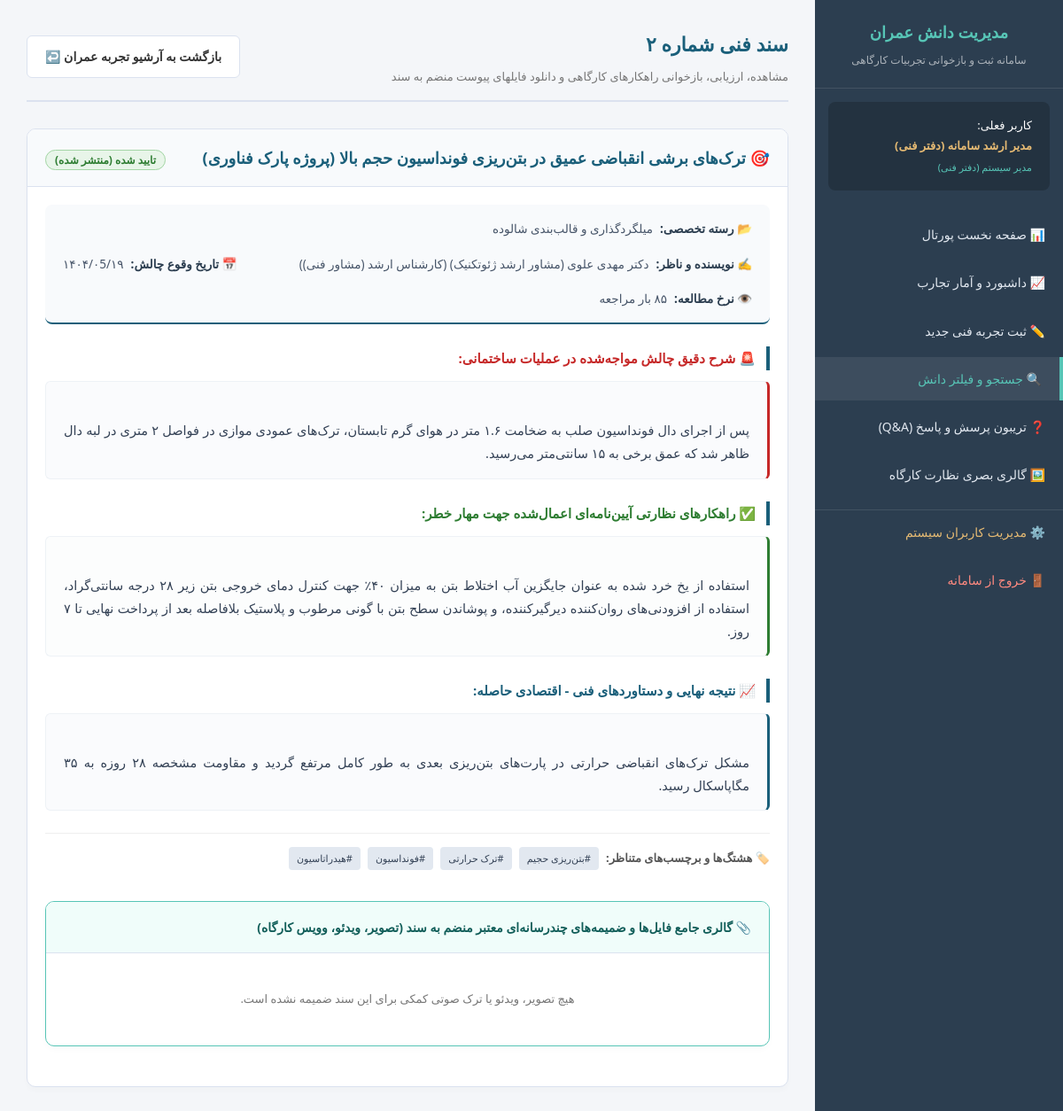
Screenshot of /view_knowledge.php?id=2 (signed in) with the database file from the repository.
### tables this page shows
CREATE TABLE IF NOT EXISTS `knowledge_entries` (
  `id` INT AUTO_INCREMENT PRIMARY KEY,
  `user_id` INT NOT NULL,
  `title` VARCHAR(255) NOT NULL,
  `problem` TEXT NOT NULL,
  `solution` TEXT NOT NULL,
  `result` TEXT DEFAULT NULL,
  `category_id` INT DEFAULT NULL,
  `keywords` VARCHAR(255) DEFAULT NULL,
  `date_occurred` DATE DEFAULT NULL,
  `status` ENUM('draft', 'approved', 'rejected') NOT NULL DEFAULT 'draft',
  `views` INT NOT NULL DEFAULT 0,
  `created_at` TIMESTAMP DEFAULT CURRENT_TIMESTAMP,
  `updated_at` TIMESTAMP DEFAULT CURRENT_TIMESTAMP ON UPDATE CURRENT_TIMESTAMP,
  FOREIGN KEY (`user_id`) REFERENCES `users` (`id`) ON DELETE CASCADE,
  FOREIGN KEY (`category_id`) REFERENCES `categories` (`id`) ON DELETE SET NULL
);

CREATE TABLE IF NOT EXISTS `categories` (
  `id` INT AUTO_INCREMENT PRIMARY KEY,
  `name` VARCHAR(100) NOT NULL,
  `parent_id` INT DEFAULT NULL,
  FOREIGN KEY (`parent_id`) REFERENCES `categories` (`id`) ON DELETE SET NULL
);

CREATE TABLE IF NOT EXISTS `users` (
  `id` INT AUTO_INCREMENT PRIMARY KEY,
  `username` VARCHAR(50) NOT NULL UNIQUE,
  `password_hash` VARCHAR(255) NOT NULL,
  `full_name` VARCHAR(100) NOT NULL,
  `role` ENUM('admin', 'expert', 'contributor') NOT NULL DEFAULT 'contributor',
  `password_must_change` TINYINT(1) NOT NULL DEFAULT 1,
  `created_at` TIMESTAMP DEFAULT CURRENT_TIMESTAMP
);

### view_knowledge.php (the view, shortened to what this page needs)
<?php
require_once __DIR__ . '/functions.php';
$entry_id = isset($_GET['id']) ? (int)$_GET['id'] : 0;
try {
    $stmt = $pdo->prepare("
        SELECT k.*, u.full_name as author, c.name as category_name, u.role as author_role
        FROM knowledge_entries k
        JOIN users u ON k.user_id = u.id
        LEFT JOIN categories c ON k.category_id = c.id
        WHERE k.id = ?
    ");
    $stmt->execute([$entry_id]);
    $entry = $stmt->fetch();
    $media_stmt = $pdo->prepare("SELECT * FROM media WHERE entry_type = 'knowledge' AND entry_id = ? ORDER BY id ASC");
    $media_stmt->execute([$entry_id]);
    $attachments = $media_stmt->fetchAll();
} catch (PDOException $e) {
    die("خطا در استخراج اطلاعات سند دانش: " . h($e->getMessage()));
}
?>
<!DOCTYPE html>
<html lang="fa" dir="rtl">
<head>
    <link rel="stylesheet" href="style.css">
</head>
<body>
<div class="wrapper">
    <aside class="sidebar">
        <div class="sidebar-header">
            <h1>مدیریت دانش عمران</h1>
            <p>سامانه ثبت و بازخوانی تجربیات کارگاهی</p>
        </div>
        <div class="user-profile-widget">
            <span class="text-muted">کاربر فعلی:</span><br>
            <span class="user-name"><?= h($_SESSION['user_fullname']) ?></span><br>
            <span style="font-size: 11px; color:#57c5b6;"><?= get_role_name($_SESSION['user_role']) ?></span>
        </div>
        <ul class="sidebar-menu">
            <li><a href="index.php">📊 صفحه نخست پورتال</a></li>
            <li><a href="dashboard.php">📈 داشبورد و آمار تجارب</a></li>
            <li><a href="add_knowledge.php">✏️ ثبت تجربه فنی جدید</a></li>
            <li class="active"><a href="knowledge_list.php">🔍 جستجو و فیلتر دانش</a></li>
            <li><a href="qna.php">❓ تریبون پرسش و پاسخ (Q&A)</a></li>
            <li><a href="gallery.php">🖼️ گالری بصری نظارت کارگاه</a></li>
            <?php if ($_SESSION['user_role'] === 'admin'): ?>
                <li style="border-top: 1px solid rgba(255,255,255,0.1); margin-top:10px;"><a href="admin_users.php" style="color:#e5ba73;">⚙️ مدیریت کاربران سیستم</a></li>
            <?php endif; ?>
            <li style="margin-top: auto;"><a href="logout.php" style="color: #ff8a80;">🚪 خروج از سامانه</a></li>
        </ul>
    </aside>
    <main class="main-content">
        <header class="content-header">
            <div>
                <h2>سند فنی شماره <?= convert_en_to_fa_digits($entry['id']) ?></h2>
                <p style="color: var(--text-muted); font-size: 13px; margin-top:5px;">مشاهده، ارزیابی، بازخوانی راهکارهای کارگاهی و دانلود فایلهای پیوست منضم به سند</p>
            </div>
            <div style="display:flex; gap:8px;">
                <a href="knowledge_list.php" class="btn btn-secondary">بازگشت به آرشیو تجربه عمران ↩️</a>
            </div>
        </header>
        <div class="card">
            <div class="card-title" style="font-size:18px; color: var(--primary-color); display:flex; justify-content:space-between; align-items:center;">
                <span>🎯 <?= h($entry['title']) ?></span>
                <span><?= get_status_html($entry['status']) ?></span>
            </div>
            <div class="card-body">
                <div class="knowledge-meta-table">
                    <div class="meta-item">
                        <span class="meta-label">📂 رسته تخصصی:</span>
                        <span class="meta-value"><?= h($entry['category_name'] ?: 'سایر') ?></span>
                    </div>
                    <div class="meta-item">
                        <span class="meta-label">✍️ نویسنده و ناظر:</span>
                        <span class="meta-value"><?= h($entry['author']) ?> (<?= get_role_name($entry['author_role']) ?>)</span>
                    </div>
                    <div class="meta-item">
                        <span class="meta-label">📅 تاریخ وقوع چالش:</span>
                        <span class="meta-value"><?= to_jalali($entry['date_occurred']) ?></span>
                    </div>
                    <div class="meta-item">
                        <span class="meta-label">👁️ نرخ مطالعه:</span>
                        <span class="meta-value"><?= convert_en_to_fa_digits($entry['views']) ?> بار مراجعه</span>
                    </div>
                </div>
                <div class="section-header-custom" style="color: var(--danger-color);">🚨 شرح دقیق چالش مواجه‌شده در عملیات ساختمانی:</div>
                <div class="p-block" style="border-right: 3px solid var(--danger-color);">
                    <?= h($entry['problem']) ?>
                </div>
                <div class="section-header-custom" style="color: var(--success-color);">✅ راهکارهای نظارتی آیین‌نامه‌ای اعمال‌شده جهت مهار خطر:</div>
                <div class="p-block" style="border-right: 3px solid var(--success-color); background-color: #fcfdfd;">
                    <?= h($entry['solution']) ?>
                </div>
                <?php if (!empty($entry['result'])): ?>
                    <div class="section-header-custom" style="color: var(--primary-color);">📈 نتیجه نهایی و دستاوردهای فنی - اقتصادی حاصله:</div>
                    <div class="p-block" style="border-right: 3px solid var(--primary-color);">
                        <?= h($entry['result']) ?>
                    </div>
                <?php endif; ?>
                <?php if (!empty($entry['keywords'])): ?>
                    <div style="margin-top: 20px; border-top:1px solid #eee; padding-top:15px; display:flex; gap:8px; align-items:center;">
                        <span style="font-weight:bold; font-size:13px; color:#555;">🏷️ هشتگ‌ها و برچسب‌های متناظر:</span>
                        <?php foreach (explode(',', $entry['keywords']) as $kw): ?>
                            <span style="font-size:11px; background:#e2e8f0; color:#334155; padding:3px 9px; border-radius:4px;">#<?= h(trim($kw)) ?></span>
                        <?php endforeach; ?>
                    </div>
                <?php endif; ?>
                <div class="card" style="margin-top: 35px; border-color: var(--secondary-color);">
                    <div class="card-title" style="background-color: #f0fdfa; color: #115e59; font-size:14px;">
                        📎 گالری جامع فایل‌ها و ضمیمه‌های چندرسانه‌ای معتبر منضم به سند (تصویر، ویدئو، وویس کارگاه)
                    </div>
                    <div class="card-body">
                        <?php if (empty($attachments)): ?>
                            <p style="text-align:center; color: var(--text-muted); font-size:13px; padding:20px;">هیچ تصویر، ویدئو یا ترک صوتی کمکی برای این سند ضمیمه نشده است.</p>
                        <?php endif; ?>
                    </div>
                </div>
            </div>
        </div>
    </main>
</div>
</body>
</html>

### style.css (style rules this page uses)
:root { --primary-color: #1a5f7a; --primary-hover: #13465b; --secondary-color: #57c5b6; --accent-color: #e5ba73; --dark-slate: #2c3e50; --bg-light: #f4f6f9; --card-bg: #ffffff; --text-main: #333333; --text-muted: #777777; --success-color: #2e7d32; --warning-color: #ef6c00; --danger-color: #c62828; --border-color: #dbe2ef; }
* { box-sizing: border-box; margin: 0; padding: 0; font-family: 'Vazirmatn', Tahoma, 'Segoe UI', Arial, sans-serif; transition: all 0.2s ease; }
body { direction: rtl; text-align: right; background-color: var(--bg-light); color: var(--text-main); font-size: 15px; line-height: 1.8; padding-bottom: 40px; }
.wrapper { display: flex; min-height: 100vh; }
.sidebar { width: 280px; background-color: var(--dark-slate); color: #fff; display: flex; flex-direction: column; padding: 20px 0; flex-shrink: 0; }
.sidebar-header { padding: 0 20px 20px 20px; border-bottom: 1px solid rgba(255, 255, 255, 0.1); text-align: center; }
.sidebar-header h1 { font-size: 18px; font-weight: 700; color: var(--secondary-color); margin-bottom: 5px; }
.sidebar-header p { font-size: 12px; color: rgba(255, 255, 255, 0.6); }
.user-profile-widget { padding: 15px 20px; background-color: rgba(0, 0, 0, 0.2); margin: 15px 15px 25px 15px; border-radius: 8px; font-size: 13px; }
.user-profile-widget .user-name { font-weight: bold; color: var(--accent-color); }
.sidebar-menu { list-style: none; display: flex; flex-direction: column; gap: 5px; }
.sidebar-menu li a { display: flex; align-items: center; gap: 12px; padding: 12px 20px; color: #e2e8f0; text-decoration: none; font-size: 14px; }
.sidebar-menu li a:hover, .sidebar-menu li.active a { background-color: rgba(255, 255, 255, 0.08); color: var(--secondary-color); border-right: 4px solid var(--secondary-color); }
.main-content { flex-grow: 1; padding: 30px; max-width: calc(100% - 280px); overflow-y: auto; }
.content-header { display: flex; justify-content: space-between; align-items: center; margin-bottom: 30px; border-bottom: 2px solid var(--border-color); padding-bottom: 15px; }
.content-header h2 { font-size: 22px; color: var(--primary-color); font-weight: 700; }
.btn { display: inline-flex; align-items: center; justify-content: center; gap: 8px; padding: 10px 20px; border-radius: 6px; font-size: 14px; font-weight: bold; cursor: pointer; text-decoration: none; border: none; text-align: center; }
.btn-secondary { background-color: #fff; color: #333; border: 1px solid var(--border-color); }
.card { background-color: var(--card-bg); border-radius: 10px; border: 1px solid var(--border-color); box-shadow: 0 4px 6px rgba(0,0,0,0.02); margin-bottom: 25px; overflow: hidden; }
.card-title { padding: 16px 20px; background-color: #f8fafc; border-bottom: 1px solid var(--border-color); font-weight: 700; color: var(--dark-slate); display: flex; justify-content: space-between; align-items: center; }
.card-body { padding: 20px; }

### view_knowledge.php (style rules this page uses)
.knowledge-meta-table { background-color: #f8fafc; border-bottom: 2px solid var(--primary-color); border-radius: 8px; padding: 15px 20px; margin-bottom: 25px; font-size: 13.5px; display: flex; justify-content: space-between; flex-wrap: wrap; gap: 15px; }
.meta-item { display: flex; align-items: center; gap: 8px; }
.meta-label { font-weight: bold; color: var(--dark-slate); }
.meta-value { color: #475569; }
.section-header-custom { border-right: 4px solid var(--primary-color); padding-right: 12px; margin-bottom: 12px; font-size: 15px; font-weight: 700; }
.p-block { background-color: #fafbfd; border: 1px solid #eef2f6; padding: 15px 20px; border-radius: 6px; margin-bottom: 25px; text-align: justify; font-size: 14.5px; line-height: 1.8; color: #334155; white-space: pre-line; }

### rows the page displays
knowledge_entries: id "۲", title "ترک‌های برشی انقباضی عمیق در بتن‌ریزی فونداسیون حجم بالا (پروژه پارک فناوری)", category.name "میلگردگذاری و قالب‌بندی شالوده", user.full_name "دکتر مهدی علوی (مشاور ارشد ژئوتکنیک)", user.role "کارشناس ارشد (مشاور فنی)", date_occurred "۱۴۰۴/۰5/۱۹", problem "پس از اجرای دال فونداسیون صلب به ضخامت ۱.۶ متر در هوای گرم تابستان، ترک‌های عمودی موازی در فواصل ۲ متری در لبه دال ظاهر شد که عمق برخی به ۱۵ سانتی‌متر می‌رسید.", solution "استفاده از یخ خرد شده به عنوان جایگزین آب اختلاط بتن به میزان ۴۰٪ جهت کنترل دمای خروجی بتن زیر ۲۸ درجه سانتی‌گراد، استفاده از افزودنی‌های روان‌کننده دیرگیرکننده، و پوشاندن سطح بتن با گونی مرطوب و پلاستیک بلافاصله بعد از پرداخت نهایی تا ۷ روز.", result "مشکل ترک‌های انقباضی حرارتی در پارت‌های بتن‌ریزی بعدی به طور کامل مرتفع گردید و مقاومت مشخصه ۲۸ روزه به ۳۵ مگاپاسکال رسید.", keywords "بتن‌ریزی حجیم", keywords "ترک حرارتی", keywords "فونداسیون", keywords "هیدراتاسیون"

### other values shown
$_SESSION['user_fullname'] "مدیر ارشد سامانه (دفتر فنی)"
get_role_name($_SESSION['user_role']) "مدیر سیستم (دفتر فنی)"
